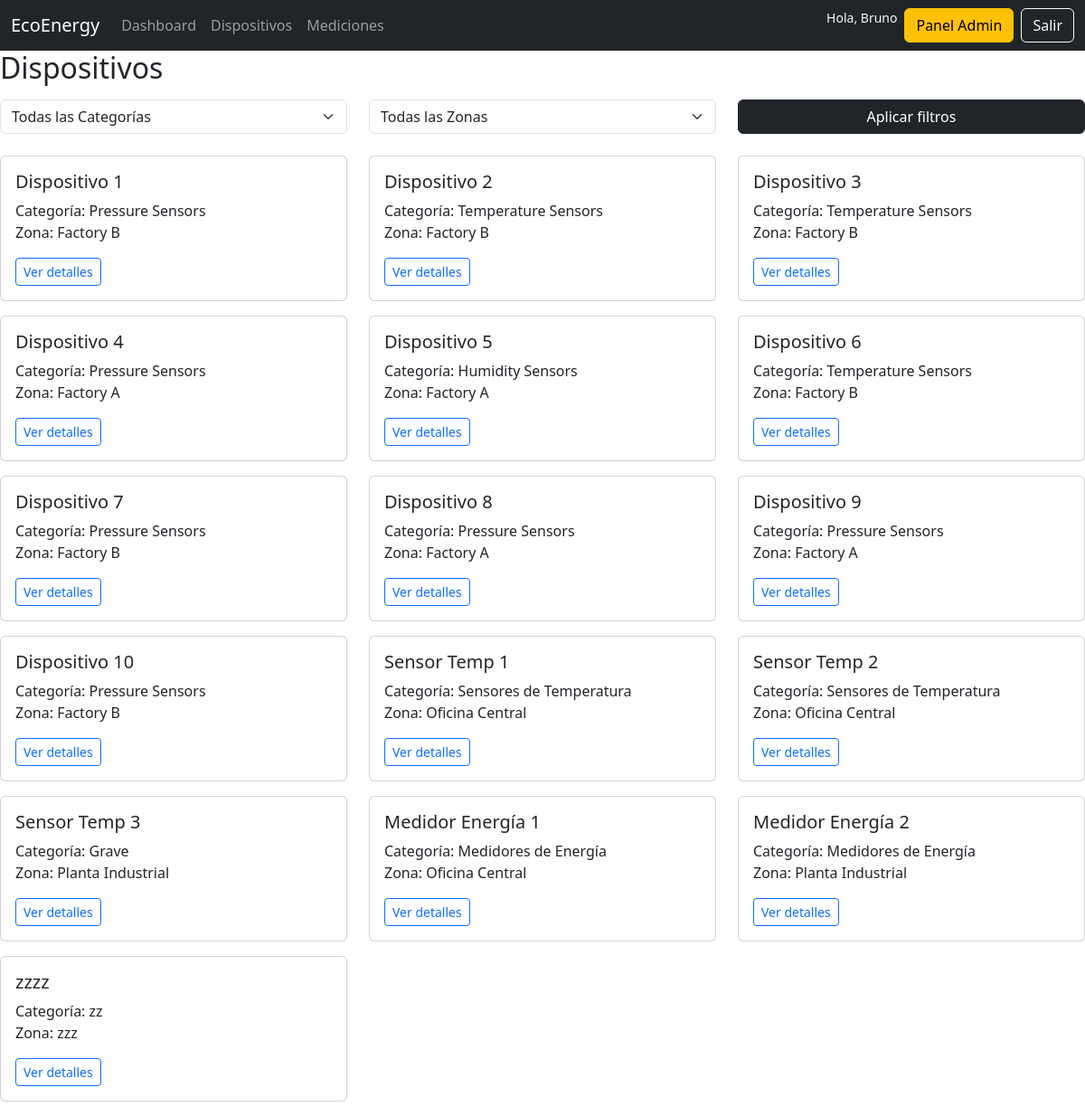
The app's page /devices/ (signed in) with its own data.
### core/models.py (models this page shows, shortened)
class Device(models.Model):
    name = models.CharField(max_length=100)
    category = models.ForeignKey(Category, on_delete=models.CASCADE)
    zone = models.ForeignKey(Zone, on_delete=models.CASCADE)
    organization = models.ForeignKey(Organization, on_delete=models.CASCADE)
    created_at = models.DateTimeField(auto_now_add=True)
    updated_at = models.DateTimeField(auto_now=True)
    deleted_at = models.DateTimeField(null=True, blank=True)

class Category(models.Model):
    name = models.CharField(max_length=100)
    organization = models.ForeignKey(Organization, on_delete=models.CASCADE)
    created_at = models.DateTimeField(auto_now_add=True)
    updated_at = models.DateTimeField(auto_now=True)
    deleted_at = models.DateTimeField(null=True, blank=True)

class Zone(models.Model):
    name = models.CharField(max_length=100)
    organization = models.ForeignKey(Organization, on_delete=models.CASCADE)
    created_at = models.DateTimeField(auto_now_add=True)
    updated_at = models.DateTimeField(auto_now=True)
    deleted_at = models.DateTimeField(null=True, blank=True)

### core/views.py (the view)
# urls.py: path("devices/", views.device_list, name="device_list"),
@login_required
def device_list(request):
    org = _user_org_or_none(request.user)
    devices = Device.objects.select_related("category", "zone", "organization").all()
    categories = Category.objects.all()
    zones = Zone.objects.all()
    if org:
        devices = devices.filter(organization=org)
        categories = categories.filter(organization=org)
        zones = zones.filter(organization=org)
    category_id = request.GET.get("category", "all")
    zone_id = request.GET.get("zone", "all")
    if category_id != "all":
        devices = devices.filter(category_id=category_id)
    if zone_id != "all":
        devices = devices.filter(zone_id=zone_id)
    context = {
        "devices": devices,
        "categories": categories,
        "zones": zones,
        "selected_category": category_id,
        "selected_zone": zone_id,
    }
    return render(request, "core/device_list.html", context)

### core/views.py (called while the page is built)
def _user_org_or_none(user):
    if user.is_superuser:
        return None
    acc = getattr(user, "account", None)
    return acc.organization if acc else None

### core/templates/core/device_list.html (shortened to what this page needs)
{% extends "base.html" %}
{% block content %}
<h2 class="mb-3">Dispositivos</h2>
<form method="get" class="row mb-4">
  <div class="col-md-4">
    <select name="category" class="form-select">
      <option value="all" {% if selected_category == "all" %}selected{% endif %}>
        Todas las Categorías
      </option>
    </select>
  </div>
  <div class="col-md-4">
    <select name="zone" class="form-select">
      <option value="all" {% if selected_zone == "all" %}selected{% endif %}>
        Todas las Zonas
      </option>
    </select>
  </div>
  <div class="col-md-4">
    <button type="submit" class="btn btn-dark w-100">Aplicar filtros</button>
  </div>
</form>
<div class="row">
  {% for d in devices %}
  <div class="col-md-4">
    <div class="card mb-3">
      <div class="card-body">
        <h5 class="card-title">{{ d.name }}</h5>
        <p class="card-text">
          Categoría: {{ d.category.name }} <br>
          Zona: {{ d.zone.name }}
        </p>
        <a
          class="btn btn-outline-primary btn-sm"
          href="{% url 'device_detail' d.id %}{% if request.GET %}?{{ request.GET.urlencode }}{% endif %}"
        >
          Ver detalles
        </a>
      </div>
    </div>
  </div>
  {% empty %}
  <p>No hay dispositivos disponibles</p>
  {% endfor %}
</div>
{% endblock %}

### core/templates/base.html (shortened to what this page needs)
<!DOCTYPE html>
<html lang="en">
<head>
  <link href="https://cdn.jsdelivr.net/npm/bootstrap@5.3.0/dist/css/bootstrap.min.css" rel="stylesheet">
</head>
<body>
  <nav class="navbar navbar-expand-lg navbar-dark bg-dark">
    <div class="container-fluid">
      <a class="navbar-brand" href="{% url 'dashboard' %}">EcoEnergy</a>
      <div class="collapse navbar-collapse" id="navbarNav">
        <ul class="navbar-nav me-auto mb-2 mb-lg-0">
          <li class="nav-item">
            <a class="nav-link" href="{% url 'dashboard' %}">Dashboard</a>
          </li>
          <li class="nav-item">
            <a class="nav-link" href="{% url 'device_list' %}">Dispositivos</a>
          </li>
          <li class="nav-item">
            <a class="nav-link" href="{% url 'measurement_list' %}">Mediciones</a>
          </li>
        </ul>
        <div class="d-flex">
          {% if user.is_authenticated %}
            <span class="text-light me-2 small">Hola, {{ user.username }}</span>
            {% if user.is_staff %}
  <a href="/admin/" class="btn btn-warning me-2">Panel Admin</a>
{% endif %}
            <a href="{% url 'logout' %}" class="btn btn-outline-light">Salir</a>
          {% else %}
            <a href="{% url 'login' %}" class="btn btn-outline-light me-2">Iniciar sesión</a>
            <a href="{% url 'register' %}" class="btn btn-light">Registrarse</a>
          {% endif %}
        </div>
      </div>
    </div>
  </nav>
  <main>
    {% block content %}{% endblock %}
  </main>
</body>
</html>

### records on screen
Device: name "Dispositivo 1", category.name "Pressure Sensors", zone.name "Factory B"
Device: name "Dispositivo 2", category.name "Temperature Sensors", zone.name "Factory B"
Device: name "Dispositivo 3", category.name "Temperature Sensors", zone.name "Factory B"
Device: name "Dispositivo 4", category.name "Pressure Sensors", zone.name "Factory A"
Device: name "Dispositivo 5", category.name "Humidity Sensors", zone.name "Factory A"
Device: name "Dispositivo 6", category.name "Temperature Sensors", zone.name "Factory B"
Device: name "Dispositivo 7", category.name "Pressure Sensors", zone.name "Factory B"
Device: name "Dispositivo 8", category.name "Pressure Sensors", zone.name "Factory A"
Device: name "Dispositivo 9", category.name "Pressure Sensors", zone.name "Factory A"
Device: name "Dispositivo 10", category.name "Pressure Sensors", zone.name "Factory B"
Device: name "Sensor Temp 1", category.name "Sensores de Temperatura", zone.name "Oficina Central"
Device: name "Sensor Temp 2", category.name "Sensores de Temperatura", zone.name "Oficina Central"
Device: name "Sensor Temp 3", category.name "Grave", zone.name "Planta Industrial"
Device: name "Medidor Energía 1", category.name "Medidores de Energía", zone.name "Oficina Central"
Device: name "Medidor Energía 2", category.name "Medidores de Energía", zone.name "Planta Industrial"
Device: name "zzzz", category.name "zz", zone.name "zzz"

### other values on screen
{{ user.username }} "Bruno"
